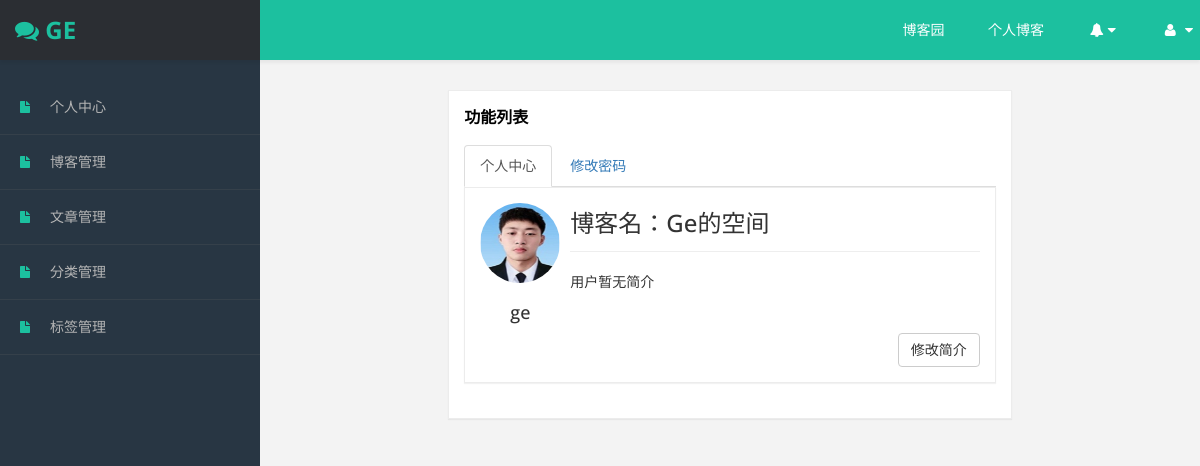
The app's page /blog/backend/userManager/ (signed in) with its own data.
### blog/models.py (models this page shows, shortened)
class UserInfo(AbstractUser):
    nid = models.AutoField(primary_key=True)
    phone = models.CharField(max_length=11, null=True, unique=True)
    profile = models.CharField(max_length=128,null=True)
    avatar = models.FileField(upload_to="avatars/", default="avatars/default.jpg", verbose_name="头像")
    create_time = models.DateTimeField(auto_now_add=True)
    blog = models.OneToOneField(to="Blog", to_field="nid", null=True)
    def __str__(self):  # 在显示对该类对象的描述，可用在admin站点中
        return self.username
    class Meta:
        verbose_name = "用户信息"
        verbose_name_plural = verbose_name

class Blog(models.Model):
    nid = models.AutoField(primary_key=True)
    title = models.CharField(max_length=64)  # 个人博客标题
    site = models.CharField(max_length=32, unique=True)  # 个人博客后缀
    theme = models.CharField(max_length=32)  # 博客主题
    profile = models.CharField(max_length=128,null=True)
    class Meta:
        verbose_name = "blog 站点"
        verbose_name_plural = verbose_name

### blog/view_userManage.py (the view)
# urls.py: url(r'backend/userManager/', view_userManage.userManager),#跳转到个人中心页面
def userManager(request):
    return render(request, "backend/user_manage.html")

### templates/backend/user_manage.html (shortened to what this page needs)
{% extends "backend/backendbase.html" %}
{% block page-main %}
    <div id="page-wrapper">
        <div id="page-inner">
            <div class="row">
                <div class="col-md-8 col-sm-8 col-md-offset-2">
                    <div class="panel panel-default">
                        <div class="panel-heading">
                            功能列表
                        </div>
                        <div class="panel-body">
                            <ul class="nav nav-tabs">
                                <li class="active" id="tab_home"><a href="#home" data-toggle="tab">个人中心</a>
                                </li>
                                <li class="" id="tab_add"><a href="#editpwd" data-toggle="tab">修改密码</a>
                                </li>
                            </ul>
                            <div class="tab-content">
                                <div class="tab-pane fade active in" id="home">
                                    <div class="panel panel-default">
                                        <div class="panel-body">
                                            <div class="media">
                                                <div class="media-left">
                                                    <a href="/blog/{{ request.user.username }}/">
                                                        <img class="media-object img-circle"
                                                             style="height: 80px;width: 80px"
                                                             src="/media/{{ request.user.avatar }}" alt="...">
                                                    </a>
                                                    <h4 class="center-block text-center"
                                                        class="media-heading">{{ request.user.username }}</h4>
                                                </div>
                                                <div class="media-body">
                                                    <h3>博客名：{{ request.user.blog.title }}</h3>
                                                    <hr>
                                                    <div id="profile">
                                                        {% if request.user.profile == None %}
                                                            用户暂无简介
                                                        {% else %}
                                                            {{ request.user.profile }}
                                                        {% endif %}
                                                    </div>
                                                </div>
                                                <div class="media-footer">
                                                    <button class="btn btn-default pull-right" data-toggle="modal"
                                                            data-target="#edit_modal" id="edit_profile">修改简介
                                                    </button>
                                                </div>
                                            </div>
                                        </div>
                                    </div>
                                </div>
                            </div>
                        </div>
                    </div>
                </div>
            </div>
        </div>
    </div>
{% endblock %}

### templates/backend/backendbase.html (shortened to what this page needs)
<!DOCTYPE html>
<html xmlns="http://www.w3.org/1999/xhtml">
<head>
    <link href="/static/assets/css/bootstrap.css" rel="stylesheet"/>
    <link href="/static/assets/css/font-awesome.css" rel="stylesheet"/>
    <link href="/static/assets/css/custom-styles.css" rel="stylesheet"/>
    <link href="https://cdn.bootcss.com/sweetalert/1.1.3/sweetalert.min.css" rel="stylesheet">
</head>
<body>
<div id="wrapper">
    <nav class="navbar navbar-default top-navbar" role="navigation">
        <div class="navbar-header">
            <a class="navbar-brand" href="index.html"><i class="fa fa-comments"></i>
                <strong>{{ request.user }} </strong></a>
        </div>
        <ul class="nav navbar-top-links navbar-right">
            <li><a href="/index/">博客园</a></li>
            <li><a href="/blog/{{ request.user.username }}/">个人博客</a></li>
            <li class="dropdown">
                <a class="dropdown-toggle" data-toggle="dropdown" href="#" aria-expanded="false">
                    <i class="fa fa-bell fa-fw"></i><i class="fa fa-caret-down"></i>
                </a>
            </li>
            <li class="dropdown">
                <a class="dropdown-toggle" data-toggle="dropdown" href="#" aria-expanded="false">
                    <i class="fa fa-user fa-fw"></i> <i class="fa fa-caret-down"></i>
                </a>
            </li>
        </ul>
    </nav>
    <nav class="navbar-default navbar-side" role="navigation">
        <div class="sidebar-collapse">
            <ul class="nav" id="main-menu">
                <li>
                    <a href="/blog/backend/userManager/"><i class="fa fa-fw fa-file"></i>个人中心</a>
                </li>
                <li>
                    <a href="/blog/backend/blog_manage/"><i
                            class="fa fa-fw fa-file"></i>博客管理</a>
                </li>
                {% if request.user.blog.title != null %}
                    <li>
                        <a href="/blog/backend/article_list/"><i class="fa fa-fw fa-file"></i>文章管理</a>
                    </li>
                    <li>
                        <a href="/blog/backend/classify_manage/"><i class="fa fa-fw fa-file"></i>分类管理</a>
                    </li>
                    <li>
                        <a href="/blog/backend/tag_list/"><i class="fa fa-fw fa-file"></i>标签管理</a>
                    </li>
                {% endif %}
            </ul>
        </div>
    </nav>
    {% block page-main %}
    {% endblock %}
</div>
</body>
</html>

### static/assets/css/custom-styles.css (style rules this page uses)
body { font-family: 'Open Sans', sans-serif; background-color: #283643; }
#wrapper { width: 100%; background: #283643; }
#page-wrapper { padding: 15px 15px; min-height: 600px; background: #f3f3f3; }
#page-inner { width:100%; margin:10px 20px 10px 0px; background-color:transparent; padding:10px; min-height:1200px; }
.text-center { text-align:center; }
h1, .h1, h2, .h2, h3, .h3 { margin-top: 7px; margin-bottom: -5px; }
h4 { padding-top:10px; }
.panel { border-radius:0px; }
.navbar-side .nav > li > a > i { color: #1CC09F; padding: 8px; width: 30px; text-align: center; }
.top-navbar { position: fixed; width: 100%; z-index: 300; -webkit-box-shadow: 0 3px 3px rgba(0, 0, 0, 0.05); -moz-box-shadow: 0 3px 3px rgba(0, 0, 0, 0.05); box-shadow: 0 3px 3px rgba(0, 0, 0, 0.05); }
.navbar-side { z-index: 1; position: fixed; width: 260px; top: 80px; }
#page-wrapper { position: relative; top: 55px; }
.panel-default { border-color: #ECECEC; }
.panel-default > .panel-heading { color: #000; border-color: #FFF; font-weight:bold; background: #FFFFFF; font-size: 16px; }
.panel-heading { padding: 15px 15px 0px; border-bottom: 1px solid transparent; border-top-left-radius: 3px; border-top-right-radius: 3px; }
.top-navbar { margin:0px; }
.top-navbar .navbar-brand { color: #fff; width: 260px; text-align: left; height: 60px; font-size: 24px; font-weight: 700; text-transform: uppercase; line-height: 30px; background: #283643; }
.top-navbar .nav > li { position: relative; display: inline-block; margin: 0px; padding: 0px; }
.top-navbar .nav > li > a { position: relative; display: block; padding: 20px; color: #FFFFFF; margin: 0px; }
.sidebar-collapse , .sidebar-collapse .nav { background:none; }
.sidebar-collapse .nav { padding:0; }
.sidebar-collapse .nav > li > a { color: #B5B5B5; background:transparent; text-shadow:none; }
.sidebar-collapse > .nav > li > a { padding: 12px 10px; }
.sidebar-collapse > .nav > li { border-bottom: 1px solid rgba(107, 108, 109, 0.19); }
.navbar-side { border:none; background-color: rgb(40, 54, 67); }
.top-navbar { background: #1cc09f; border-bottom:none; }
.top-navbar .nav > li > a > i { margin-right: 2px; }
.navbar-default { border:0px solid black; }
.navbar-header { background: transparent; }
.nav > li > a > i { margin-right:10px; color: #FFF; }
@media (min-width:768px) { #page-wrapper { margin: 0 0 0 260px; padding: 15px 30px; min-height: 1200px; } }
@media (min-width:768px) { .navbar-side { z-index: 1; width: 260px; } }
@media (min-width:768px) { .navbar { border-radius: 0px; } }

### records on screen
UserInfo: user "GE", user.avatar (picture), user.username "ge", user.blog "Ge的空间"
